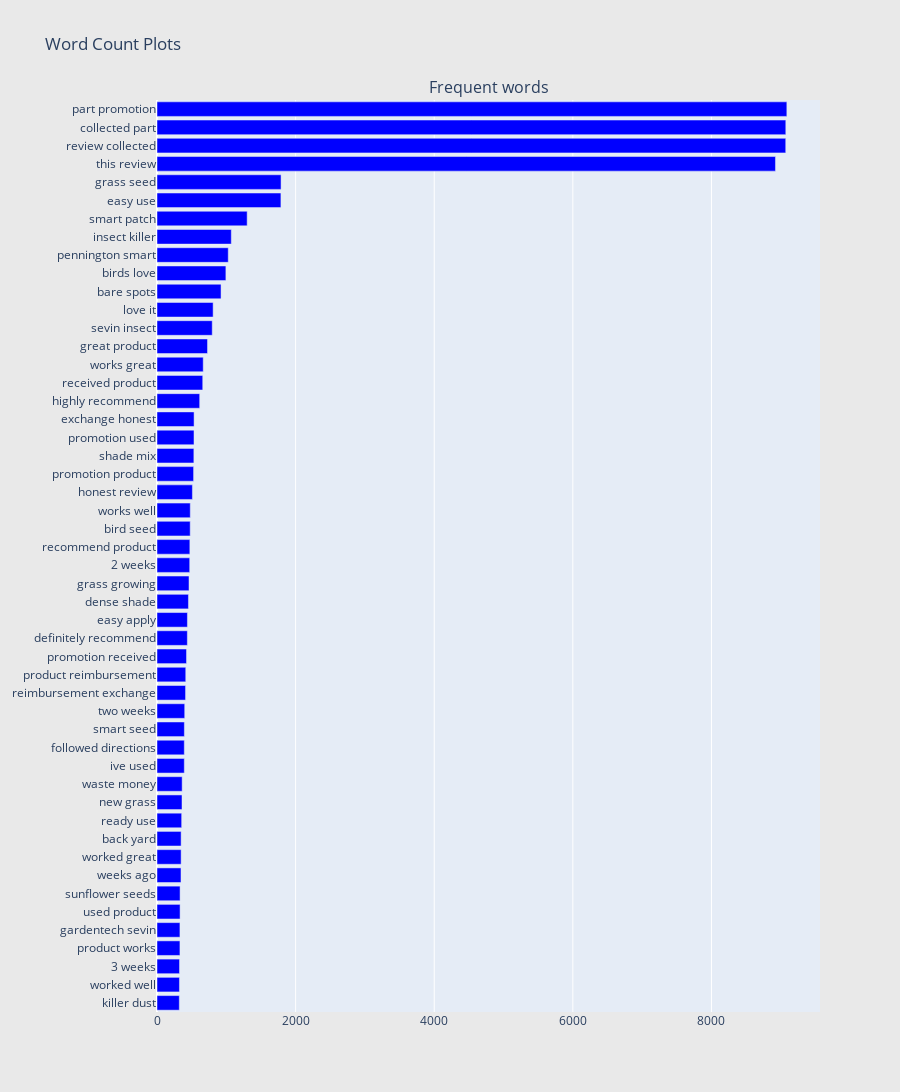

Notebook code cell kept with this figure:
### Code cell
## Get the bar chart from bad reviews ##
freq_dict = defaultdict(int)
for sent in df["review_lower"]:
    for word in generate_ngrams(sent,2):
        freq_dict[word] += 1
fd_sorted = pd.DataFrame(sorted(freq_dict.items(), key=lambda x: x[1])[::-1])
fd_sorted.columns = ["word", "wordcount"]
trace0 = horizontal_bar_chart(fd_sorted.head(50), 'blue')

# Creating two subplots
fig = tools.make_subplots(rows=1, cols=1, vertical_spacing=0.04,
                          subplot_titles=["Frequent words"])
fig.append_trace(trace0, 1, 1)
#fig.append_trace(trace1, 1, 2)
fig['layout'].update(height=1200, width=900, paper_bgcolor='rgb(233,233,233)', title="Word Count Plots")
py.iplot(fig, filename='word-plots');

### Figure 1 — Plotly figure (JSON) as saved in the notebook; plotly's stock layout.template omitted (floating-point values rounded to 4 significant figures)
{"data": [{"marker": {"color": "blue"}, "orientation": "h", "showlegend": false, "type": "bar", "x": [322, 324, 325, 331, 331, 333, 333, 346, 348, 348, 356, 361, 363, 394, 394, 395, 400, 412, 415, 426, 438, 439, 454, 462, 472, 474, 479, 480, 511, 528, 532, 534, 535, 616, 660, 667, 729, 797, 810, 924, 994, 1028, 1072, 1301, 1788, 1790, 8924, 9072, 9073, 9088], "xaxis": "x", "y": ["killer dust", "worked well", "3 weeks", "product works", "gardentech sevin", "used product", "sunflower seeds", "weeks ago", "worked great", "back yard", "ready use", "new grass", "waste money", "ive used", "followed directions", "smart seed", "two weeks", "reimbursement exchange", "product reimbursement", "promotion received", "definitely recommend", "easy apply", "dense shade", "grass growing", "2 weeks", "recommend product", "bird seed", "works well", "honest review", "promotion product", "shade mix", "promotion used", "exchange honest", "highly recommend", "received product", "works great", "great product", "sevin insect", "love it", "bare spots", "birds love", "pennington smart", "insect killer", "smart patch", "easy use", "grass seed", "this review", "review collected", "collected part", "part promotion"], "yaxis": "y"}], "layout": {"annotations": [{"font": {"size": 16}, "showarrow": false, "text": "Frequent words", "x": 0.5, "xanchor": "center", "xref": "paper", "y": 1, "yanchor": "bottom", "yref": "paper"}], "height": 1200, "paper_bgcolor": "rgb(233,233,233)", "title": {"text": "Word Count Plots"}, "width": 900, "xaxis": {"anchor": "y", "domain": [0, 1]}, "yaxis": {"anchor": "x", "domain": [0, 1]}}}
